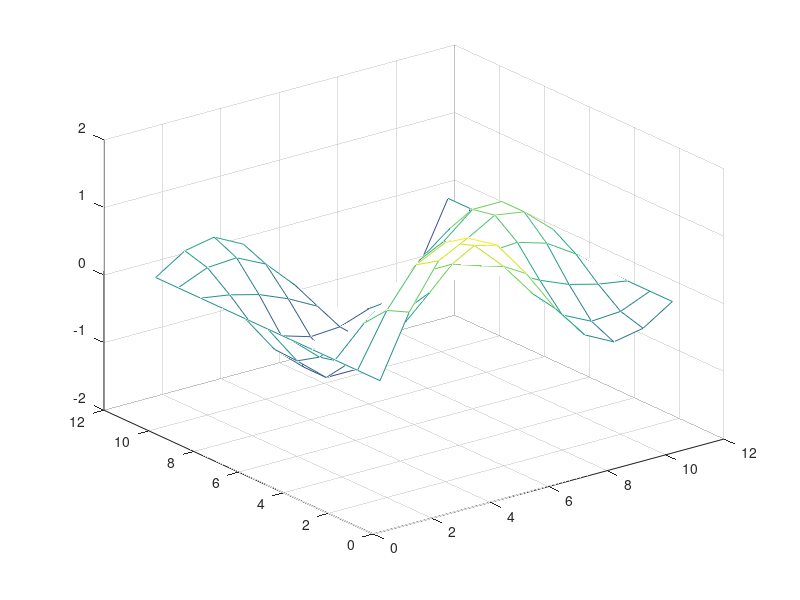

This chart was generated by the following MATLAB code:
%PT_song cua mot soi day dao dong_PP sai phan:
clc; clear all;
h=0.1;      k=0.05;     c=2;      a=1;        b=0.5;

r=c*(k/h);
x=0:h:a;
t=0:k:b;
n=length(x);
m=length(t);

r2=r*r;
s1=1-r2;
s2=2-2*r2;

f=sin(pi*x)+sin(2*pi*x);
g=zeros(m,n);
u=zeros(m,n);

u(:,1)=0;  
u(:,n)=0;
u(1,2:n-1)=f(2:n-1);

for j=2:n-1
u(2,j)=s1*f(j)+g(j)*k+1/2*r2*(f(j-1)+f(j+1))
end

for i=2:m-1
    for j=2:n-1
        u(i+1,j)=s2*u(i,j)+r2*(u(i,j-1)+u(i,j+1))-u(i-1,j)
    end
end

mesh(u) 
%plot3(t,u,x)
grid on